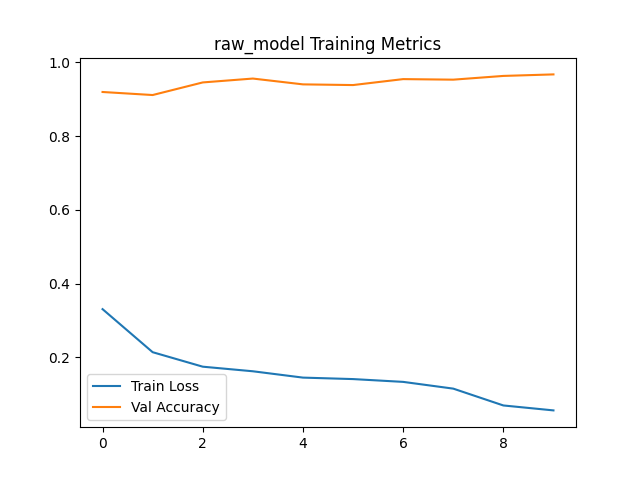
#> input picture metrics/raw_model_metrics.png, 640 x 480 px
$ python -i filters.py   (imports and definitions only)
#> lines starting #> are read from the running program, lines starting #| are printed output that depends on the picture
#> further down, picture is the input picture: shape (480, 640, 3); mean B, G, R 250.8, 251, 251.1
import cv2
import numpy as np

def apply_clahe(image, clip_limit=2.0, tile_grid_size=(8, 8)):
    """Apply Contrast Limited Adaptive Histogram Equalization (CLAHE)."""
#> called with clip_limit = 1.5, tile_grid_size = (8, 8)
    # Convert to LAB color space
    lab = cv2.cvtColor(image, cv2.COLOR_BGR2LAB)
#> lab: shape (480, 640, 3); mean of channels 0, 1, 2 251.2, 128.1, 128.1
    l, a, b = cv2.split(lab)
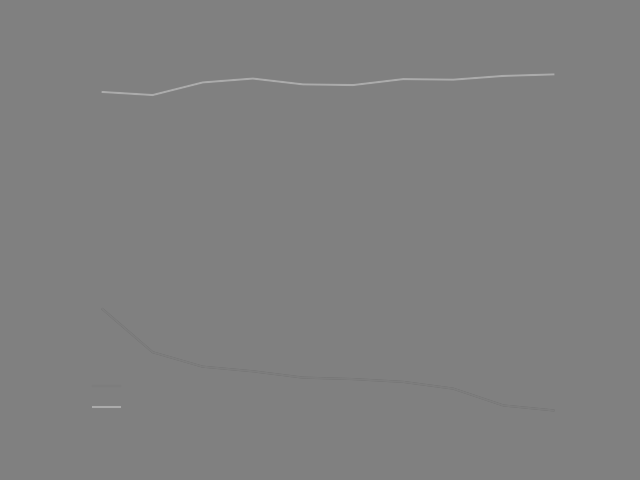
#> a: shape (480, 640); min 120, max 171, mean 128.1

    # Apply CLAHE to L-channel
    clahe = cv2.createCLAHE(clipLimit=clip_limit, tileGridSize=tile_grid_size)
    cl = clahe.apply(l)

    # Merge and convert back to BGR
    limg = cv2.merge((cl, a, b))
#> limg: shape (480, 640, 3); mean of channels 0, 1, 2 251.2, 128.1, 128.1
    return cv2.cvtColor(limg, cv2.COLOR_LAB2BGR)

def apply_gamma_correction(image, gamma=1.0):
    """Apply gamma correction for brightness adjustment."""
    inv_gamma = 1.0 / gamma
    table = np.array([((i / 255.0) ** inv_gamma) * 255 for i in np.arange(0, 256)]).astype("uint8")
    return cv2.LUT(image, table)

def apply_bilateral_filter(image, d=9, sigma_color=75, sigma_space=75):
    """Apply bilateral filter for noise reduction while preserving edges."""
#> called with d = 5, sigma_color = 50, sigma_space = 50
    return cv2.bilateralFilter(image, d, sigma_color, sigma_space)

def apply_unsharp_mask(image, kernel_size=(5, 5), sigma=1.0, amount=1.0, threshold=0):
    """Apply unsharp masking to sharpen an image."""
    blurred = cv2.GaussianBlur(image, kernel_size, sigma)
    sharpened = float(amount + 1) * image - float(amount) * blurred
    sharpened = np.maximum(sharpened, np.zeros(sharpened.shape))
    sharpened = np.minimum(sharpened, 255 * np.ones(sharpened.shape))
    sharpened = sharpened.round().astype(np.uint8)

    if threshold > 0:
        low_contrast_mask = np.absolute(image - blurred) < threshold
        np.copyto(sharpened, image, where=low_contrast_mask)

    return sharpened

def apply_standard_preprocessing(image):
    """Standard fixed preprocessing pipeline."""
    img = apply_clahe(image, clip_limit=1.5)
    img = apply_bilateral_filter(img, d=5, sigma_color=50, sigma_space=50)
    return img

>>> import cv2
>>> picture = cv2.imread('../metrics/raw_model_metrics.png')
>>> result = apply_standard_preprocessing(picture)
